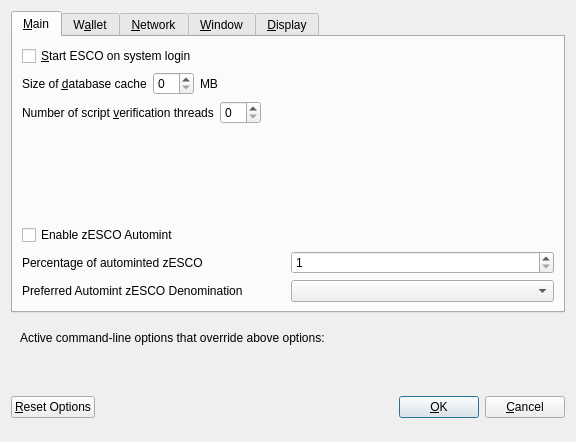
<?xml version="1.0" encoding="UTF-8"?>
<ui version="4.0">
 <class>OptionsDialog</class>
 <widget class="QDialog" name="OptionsDialog">
  <property name="geometry">
   <rect>
    <x>0</x>
    <y>0</y>
    <width>576</width>
    <height>442</height>
   </rect>
  </property>
  <property name="windowTitle">
   <string>Options</string>
  </property>
  <property name="modal">
   <bool>true</bool>
  </property>
  <layout class="QVBoxLayout" name="verticalLayout">
   <item>
    <widget class="QTabWidget" name="tabWidget">
     <property name="currentIndex">
      <number>0</number>
     </property>
     <widget class="QWidget" name="tabMain">
      <attribute name="title">
       <string>&amp;Main</string>
      </attribute>
      <layout class="QVBoxLayout" name="verticalLayout_Main">
       <item>
        <widget class="QCheckBox" name="bitcoinAtStartup">
         <property name="toolTip">
          <string>Automatically start ESCO after logging in to the system.</string>
         </property>
         <property name="text">
          <string>&amp;Start ESCO on system login</string>
         </property>
        </widget>
       </item>
       <item>
        <layout class="QHBoxLayout" name="horizontalLayout_2_Main">
         <item>
          <widget class="QLabel" name="databaseCacheLabel">
           <property name="text">
            <string>Size of &amp;database cache</string>
           </property>
           <property name="textFormat">
            <enum>Qt::PlainText</enum>
           </property>
           <property name="buddy">
            <cstring>databaseCache</cstring>
           </property>
          </widget>
         </item>
         <item>
          <widget class="QSpinBox" name="databaseCache"/>
         </item>
         <item>
          <widget class="QLabel" name="databaseCacheUnitLabel">
           <property name="text">
            <string>MB</string>
           </property>
           <property name="textFormat">
            <enum>Qt::PlainText</enum>
           </property>
          </widget>
         </item>
         <item>
          <spacer name="horizontalSpacer_2_Main">
           <property name="orientation">
            <enum>Qt::Horizontal</enum>
           </property>
           <property name="sizeHint" stdset="0">
            <size>
             <width>40</width>
             <height>20</height>
            </size>
           </property>
          </spacer>
         </item>
        </layout>
       </item>
       <item>
        <layout class="QHBoxLayout" name="horizontalLayout_3_Main">
         <item>
          <widget class="QLabel" name="threadsScriptVerifLabel">
           <property name="text">
            <string>Number of script &amp;verification threads</string>
           </property>
           <property name="textFormat">
            <enum>Qt::PlainText</enum>
           </property>
           <property name="buddy">
            <cstring>threadsScriptVerif</cstring>
           </property>
          </widget>
         </item>
         <item>
          <widget class="QSpinBox" name="threadsScriptVerif">
           <property name="toolTip">
            <string>(0 = auto, &lt;0 = leave that many cores free)</string>
           </property>
          </widget>
         </item>
         <item>
          <spacer name="horizontalSpacer_3_Main">
           <property name="orientation">
            <enum>Qt::Horizontal</enum>
           </property>
           <property name="sizeHint" stdset="0">
            <size>
             <width>40</width>
             <height>20</height>
            </size>
           </property>
          </spacer>
         </item>
        </layout>
       </item>
       <item>
        <spacer name="verticalSpacer_2">
         <property name="orientation">
          <enum>Qt::Vertical</enum>
         </property>
         <property name="sizeHint" stdset="0">
          <size>
           <width>20</width>
           <height>40</height>
          </size>
         </property>
        </spacer>
       </item>
       <item>
        <widget class="QCheckBox" name="checkBoxZeromintEnable">
         <property name="toolTip">
          <string>Enable automatic minting of ESCO units to zESCO</string>
         </property>
         <property name="layoutDirection">
          <enum>Qt::LeftToRight</enum>
         </property>
         <property name="text">
          <string>Enable zESCO Automint</string>
         </property>
        </widget>
       </item>
       <item>
        <layout class="QHBoxLayout" name="horizontalLayout_3">
         <item>
          <widget class="QLabel" name="percentage_label">
           <property name="toolTip">
            <string>Percentage of incoming ESCO which get automatically converted to zESCO via Zerocoin Protocol (min: 10%)</string>
           </property>
           <property name="text">
            <string>Percentage of autominted zESCO</string>
           </property>
          </widget>
         </item>
         <item>
          <widget class="QSpinBox" name="zeromintPercentage">
           <property name="minimum">
            <number>1</number>
           </property>
           <property name="maximum">
            <number>100</number>
           </property>
          </widget>
         </item>
        </layout>
       </item>
       <item>
        <layout class="QHBoxLayout" name="horizontalLayout" stretch="0,0">
         <property name="sizeConstraint">
          <enum>QLayout::SetFixedSize</enum>
         </property>
         <item>
          <widget class="QLabel" name="labelPreferredDenom">
           <property name="maximumSize">
            <size>
             <width>16777215</width>
             <height>16777215</height>
            </size>
           </property>
           <property name="toolTip">
            <string>Wait with automatic conversion to Zerocoin until enough ESCO for this denomination is available</string>
           </property>
           <property name="text">
            <string>Preferred Automint zESCO Denomination</string>
           </property>
          </widget>
         </item>
         <item>
          <widget class="QComboBox" name="preferredDenom">
           <property name="maximumSize">
            <size>
             <width>16777215</width>
             <height>27</height>
            </size>
           </property>
           <property name="toolTip">
            <string>Wait with automatic conversion to Zerocoin until enough ESCO for this denomination is available</string>
           </property>
           <property name="maxVisibleItems">
            <number>9</number>
           </property>
           <property name="maxCount">
            <number>9</number>
           </property>
          </widget>
         </item>
        </layout>
       </item>
      </layout>
     </widget>
     <widget class="QWidget" name="tabWallet">
      <attribute name="title">
       <string>W&amp;allet</string>
      </attribute>
      <layout class="QVBoxLayout" name="verticalLayout_Wallet">
       <item>
        <layout class="QHBoxLayout" name="horizontalLayout_2_Wallet">
         <item>
          <widget class="QLabel" name="labelStakeSplitThresholdText">
           <property name="text">
            <string>Stake split threshold:</string>
           </property>
          </widget>
         </item>
         <item>
          <widget class="QSpinBox" name="spinBoxStakeSplitThreshold">
           <property name="minimum">
            <number>1</number>
           </property>
           <property name="maximum">
            <number>999999</number>
           </property>
          </widget>
         </item>
        </layout>
       </item>
       <item>
        <widget class="QGroupBox" name="groupBox">
         <property name="title">
          <string>Expert</string>
         </property>
         <layout class="QVBoxLayout" name="verticalLayout_2">
          <item>
           <widget class="QCheckBox" name="coinControlFeatures">
            <property name="toolTip">
             <string>Whether to show coin control features or not.</string>
            </property>
            <property name="text">
             <string>Enable coin &amp;control features</string>
            </property>
           </widget>
          </item>
          <item>
           <widget class="QCheckBox" name="showMasternodesTab">
            <property name="toolTip">
             <string>Show additional tab listing all your masternodes in first sub-tab&lt;br/&gt;and all masternodes on the network in second sub-tab.</string>
            </property>
            <property name="text">
             <string>Show Masternodes Tab</string>
            </property>
           </widget>
          </item>
          <item>
           <widget class="QCheckBox" name="spendZeroConfChange">
            <property name="toolTip">
             <string>If you disable the spending of unconfirmed change, the change from a transaction&lt;br/&gt;cannot be used until that transaction has at least one confirmation.&lt;br/&gt;This also affects how your balance is computed.</string>
            </property>
            <property name="text">
             <string>&amp;Spend unconfirmed change</string>
            </property>
           </widget>
          </item>
         </layout>
        </widget>
       </item>
       <item>
        <spacer name="verticalSpacer_Wallet">
         <property name="orientation">
          <enum>Qt::Vertical</enum>
         </property>
         <property name="sizeHint" stdset="0">
          <size>
           <width>20</width>
           <height>40</height>
          </size>
         </property>
        </spacer>
       </item>
      </layout>
     </widget>
     <widget class="QWidget" name="tabNetwork">
      <attribute name="title">
       <string>&amp;Network</string>
      </attribute>
      <layout class="QVBoxLayout" name="verticalLayout_Network">
       <item>
        <widget class="QCheckBox" name="mapPortUpnp">
         <property name="toolTip">
          <string>Automatically open the ESCO client port on the router. This only works when your router supports UPnP and it is enabled.</string>
         </property>
         <property name="text">
          <string>Map port using &amp;UPnP</string>
         </property>
        </widget>
       </item>
       <item>
        <widget class="QCheckBox" name="allowIncoming">
         <property name="toolTip">
          <string>Accept connections from outside</string>
         </property>
         <property name="text">
          <string>Allow incoming connections</string>
         </property>
        </widget>
       </item>
       <item>
        <widget class="QCheckBox" name="connectSocks">
         <property name="toolTip">
          <string>Connect to the ESCO network through a SOCKS5 proxy.</string>
         </property>
         <property name="text">
          <string>&amp;Connect through SOCKS5 proxy (default proxy):</string>
         </property>
        </widget>
       </item>
       <item>
        <layout class="QHBoxLayout" name="horizontalLayout_1_Network">
         <item>
          <widget class="QLabel" name="proxyIpLabel">
           <property name="text">
            <string>Proxy &amp;IP:</string>
           </property>
           <property name="textFormat">
            <enum>Qt::PlainText</enum>
           </property>
           <property name="buddy">
            <cstring>proxyIp</cstring>
           </property>
          </widget>
         </item>
         <item>
          <widget class="QValidatedLineEdit" name="proxyIp">
           <property name="minimumSize">
            <size>
             <width>140</width>
             <height>0</height>
            </size>
           </property>
           <property name="maximumSize">
            <size>
             <width>140</width>
             <height>16777215</height>
            </size>
           </property>
           <property name="toolTip">
            <string>IP address of the proxy (e.g. IPv4: 127.0.0.1 / IPv6: ::1)</string>
           </property>
          </widget>
         </item>
         <item>
          <widget class="QLabel" name="proxyPortLabel">
           <property name="text">
            <string>&amp;Port:</string>
           </property>
           <property name="textFormat">
            <enum>Qt::PlainText</enum>
           </property>
           <property name="buddy">
            <cstring>proxyPort</cstring>
           </property>
          </widget>
         </item>
         <item>
          <widget class="QLineEdit" name="proxyPort">
           <property name="minimumSize">
            <size>
             <width>55</width>
             <height>0</height>
            </size>
           </property>
           <property name="maximumSize">
            <size>
             <width>55</width>
             <height>16777215</height>
            </size>
           </property>
           <property name="toolTip">
            <string>Port of the proxy (e.g. 9050)</string>
           </property>
          </widget>
         </item>
         <item>
          <spacer name="horizontalSpacer_1_Network">
           <property name="orientation">
            <enum>Qt::Horizontal</enum>
           </property>
           <property name="sizeHint" stdset="0">
            <size>
             <width>40</width>
             <height>20</height>
            </size>
           </property>
          </spacer>
         </item>
        </layout>
       </item>
       <item>
        <spacer name="verticalSpacer_Network">
         <property name="orientation">
          <enum>Qt::Vertical</enum>
         </property>
         <property name="sizeHint" stdset="0">
          <size>
           <width>20</width>
           <height>40</height>
          </size>
         </property>
        </spacer>
       </item>
      </layout>
     </widget>
     <widget class="QWidget" name="tabWindow">
      <attribute name="title">
       <string>&amp;Window</string>
      </attribute>
      <layout class="QVBoxLayout" name="verticalLayout_Window">
       <item>
        <widget class="QCheckBox" name="minimizeToTray">
         <property name="toolTip">
          <string>Show only a tray icon after minimizing the window.</string>
         </property>
         <property name="text">
          <string>&amp;Minimize to the tray instead of the taskbar</string>
         </property>
        </widget>
       </item>
       <item>
        <widget class="QCheckBox" name="minimizeOnClose">
         <property name="toolTip">
          <string>Minimize instead of exit the application when the window is closed. When this option is enabled, the application will be closed only after selecting Quit in the menu.</string>
         </property>
         <property name="text">
          <string>M&amp;inimize on close</string>
         </property>
        </widget>
       </item>
       <item>
        <spacer name="verticalSpacer_Window">
         <property name="orientation">
          <enum>Qt::Vertical</enum>
         </property>
         <property name="sizeHint" stdset="0">
          <size>
           <width>20</width>
           <height>40</height>
          </size>
         </property>
        </spacer>
       </item>
      </layout>
     </widget>
     <widget class="QWidget" name="tabDisplay">
      <attribute name="title">
       <string>&amp;Display</string>
      </attribute>
      <layout class="QVBoxLayout" name="verticalLayout_Display">
       <item>
        <layout class="QHBoxLayout" name="horizontalLayout_1_Display">
         <item>
          <widget class="QLabel" name="langLabel">
           <property name="text">
            <string>User Interface &amp;language:</string>
           </property>
           <property name="textFormat">
            <enum>Qt::PlainText</enum>
           </property>
           <property name="buddy">
            <cstring>lang</cstring>
           </property>
          </widget>
         </item>
         <item>
          <widget class="QValueComboBox" name="lang">
           <property name="toolTip">
            <string>The user interface language can be set here. This setting will take effect after restarting ESCO.</string>
           </property>
          </widget>
         </item>
        </layout>
       </item>
       <item>
        <widget class="QLabel" name="label_3">
         <property name="toolTip">
          <string notr="true"/>
         </property>
         <property name="statusTip">
          <string notr="true"/>
         </property>
         <property name="whatsThis">
          <string notr="true"/>
         </property>
         <property name="accessibleName">
          <string notr="true"/>
         </property>
         <property name="text">
          <string>Language missing or translation incomplete? Help contributing translations here:
https://www.transifex.com/escrow-project/escrow-project-translations</string>
         </property>
         <property name="wordWrap">
          <bool>true</bool>
         </property>
         <property name="openExternalLinks">
          <bool>true</bool>
         </property>
         <property name="textInteractionFlags">
          <set>Qt::TextBrowserInteraction</set>
         </property>
        </widget>
       </item>
       <item>
        <layout class="QHBoxLayout" name="horizontalLayout_4_Display" stretch="0,0">
         <item>
          <widget class="QLabel" name="themeLabel">
           <property name="text">
            <string>User Interface Theme:</string>
           </property>
          </widget>
         </item>
         <item>
          <widget class="QValueComboBox" name="theme"/>
         </item>
        </layout>
       </item>
       <item>
        <widget class="Line" name="line">
         <property name="orientation">
          <enum>Qt::Horizontal</enum>
         </property>
        </widget>
       </item>
       <item>
        <layout class="QHBoxLayout" name="horizontalLayout_2_Display">
         <item>
          <widget class="QLabel" name="unitLabel">
           <property name="text">
            <string>&amp;Unit to show amounts in:</string>
           </property>
           <property name="textFormat">
            <enum>Qt::PlainText</enum>
           </property>
           <property name="buddy">
            <cstring>unit</cstring>
           </property>
          </widget>
         </item>
         <item>
          <widget class="QValueComboBox" name="unit">
           <property name="toolTip">
            <string>Choose the default subdivision unit to show in the interface and when sending coins.</string>
           </property>
          </widget>
         </item>
        </layout>
       </item>
       <item>
        <layout class="QHBoxLayout" name="horizontalLayout_5_Display">
         <item>
          <widget class="QLabel" name="digitsLabel">
           <property name="text">
            <string>Decimal digits</string>
           </property>
          </widget>
         </item>
         <item>
          <widget class="QValueComboBox" name="digits"/>
         </item>
        </layout>
       </item>
       <item>
        <widget class="QCheckBox" name="checkBoxHideZeroBalances">
         <property name="toolTip">
          <string>Hide empty balances</string>
         </property>
         <property name="layoutDirection">
          <enum>Qt::LeftToRight</enum>
         </property>
         <property name="text">
          <string>Hide empty balances</string>
         </property>
        </widget>
       </item>
       <item>
        <layout class="QHBoxLayout" name="horizontalLayout_3_Display">
         <item>
          <widget class="QLabel" name="thirdPartyTxUrlsLabel">
           <property name="toolTip">
            <string>Third party URLs (e.g. a block explorer) that appear in the transactions tab as context menu items. %s in the URL is replaced by transaction hash. Multiple URLs are separated by vertical bar |.</string>
           </property>
           <property name="text">
            <string>Third party transaction URLs</string>
           </property>
           <property name="buddy">
            <cstring>thirdPartyTxUrls</cstring>
           </property>
          </widget>
         </item>
         <item>
          <widget class="QLineEdit" name="thirdPartyTxUrls">
           <property name="toolTip">
            <string>Third party URLs (e.g. a block explorer) that appear in the transactions tab as context menu items. %s in the URL is replaced by transaction hash. Multiple URLs are separated by vertical bar |.</string>
           </property>
          </widget>
         </item>
        </layout>
       </item>
       <item>
        <spacer name="verticalSpacer">
         <property name="orientation">
          <enum>Qt::Vertical</enum>
         </property>
         <property name="sizeHint" stdset="0">
          <size>
           <width>20</width>
           <height>40</height>
          </size>
         </property>
        </spacer>
       </item>
      </layout>
     </widget>
    </widget>
   </item>
   <item>
    <widget class="QFrame" name="frame">
     <layout class="QVBoxLayout" name="verticalLayout_Bottom">
      <item>
       <layout class="QHBoxLayout" name="horizontalLayout_Bottom">
        <item>
         <widget class="QLabel" name="overriddenByCommandLineInfoLabel">
          <property name="text">
           <string>Active command-line options that override above options:</string>
          </property>
          <property name="textFormat">
           <enum>Qt::PlainText</enum>
          </property>
         </widget>
        </item>
        <item>
         <spacer name="horizontalSpacer_Bottom">
          <property name="orientation">
           <enum>Qt::Horizontal</enum>
          </property>
          <property name="sizeHint" stdset="0">
           <size>
            <width>40</width>
            <height>20</height>
           </size>
          </property>
         </spacer>
        </item>
       </layout>
      </item>
      <item>
       <widget class="QLabel" name="overriddenByCommandLineLabel">
        <property name="text">
         <string/>
        </property>
        <property name="textFormat">
         <enum>Qt::PlainText</enum>
        </property>
        <property name="wordWrap">
         <bool>true</bool>
        </property>
       </widget>
      </item>
     </layout>
    </widget>
   </item>
   <item>
    <layout class="QHBoxLayout" name="horizontalLayout_Buttons">
     <item>
      <widget class="QPushButton" name="resetButton">
       <property name="toolTip">
        <string>Reset all client options to default.</string>
       </property>
       <property name="text">
        <string>&amp;Reset Options</string>
       </property>
       <property name="autoDefault">
        <bool>false</bool>
       </property>
      </widget>
     </item>
     <item>
      <spacer name="horizontalSpacer_1">
       <property name="orientation">
        <enum>Qt::Horizontal</enum>
       </property>
       <property name="sizeHint" stdset="0">
        <size>
         <width>40</width>
         <height>48</height>
        </size>
       </property>
      </spacer>
     </item>
     <item>
      <widget class="QLabel" name="statusLabel">
       <property name="minimumSize">
        <size>
         <width>200</width>
         <height>0</height>
        </size>
       </property>
       <property name="font">
        <font>
         <weight>75</weight>
         <bold>true</bold>
        </font>
       </property>
       <property name="text">
        <string/>
       </property>
       <property name="textFormat">
        <enum>Qt::PlainText</enum>
       </property>
       <property name="wordWrap">
        <bool>true</bool>
       </property>
      </widget>
     </item>
     <item>
      <spacer name="horizontalSpacer_2">
       <property name="orientation">
        <enum>Qt::Horizontal</enum>
       </property>
       <property name="sizeHint" stdset="0">
        <size>
         <width>40</width>
         <height>48</height>
        </size>
       </property>
      </spacer>
     </item>
     <item>
      <widget class="QPushButton" name="okButton">
       <property name="text">
        <string>&amp;OK</string>
       </property>
       <property name="autoDefault">
        <bool>false</bool>
       </property>
       <property name="default">
        <bool>true</bool>
       </property>
      </widget>
     </item>
     <item>
      <widget class="QPushButton" name="cancelButton">
       <property name="text">
        <string>&amp;Cancel</string>
       </property>
       <property name="autoDefault">
        <bool>false</bool>
       </property>
      </widget>
     </item>
    </layout>
   </item>
  </layout>
 </widget>
 <customwidgets>
  <customwidget>
   <class>QValidatedLineEdit</class>
   <extends>QLineEdit</extends>
   <header>qvalidatedlineedit.h</header>
  </customwidget>
  <customwidget>
   <class>QValueComboBox</class>
   <extends>QComboBox</extends>
   <header>qvaluecombobox.h</header>
  </customwidget>
 </customwidgets>
 <resources/>
 <connections/>
</ui>
